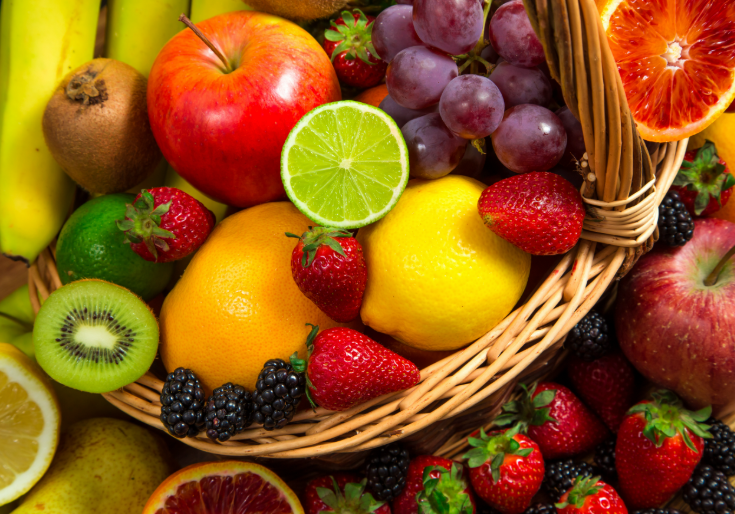
#> input picture cv/PR5/fruits.png, 735 x 514 px
$ python color.py
#> lines starting #> are read from the running program, lines starting #| are printed output that depends on the picture; after the words box and inside, x2 and y2 are one past the last pixel; in counts of white or black regions, pixels touching at a corner belong together
import cv2
import numpy as np
import matplotlib.pyplot as plt

def detect_yellow(image_path):
    # load the image
#> called with image_path = 'fruits.png'
    img = cv2.imread(image_path)
#> img is the input picture: shape (514, 735, 3); mean B, G, R 24.5, 87.9, 143.8

    # convert to HSV
    hsv_img = cv2.cvtColor(img, cv2.COLOR_BGR2HSV)
#> hsv_img: shape (514, 735, 3); mean H, S, V 34.8, 214.7, 146.6

    yellow_lower = np.array([20, 100, 100])
    yellow_upper = np.array([30, 255, 255])

    # create a mask to isolate yellow color
    mask = cv2.inRange(hsv_img, yellow_lower, yellow_upper)
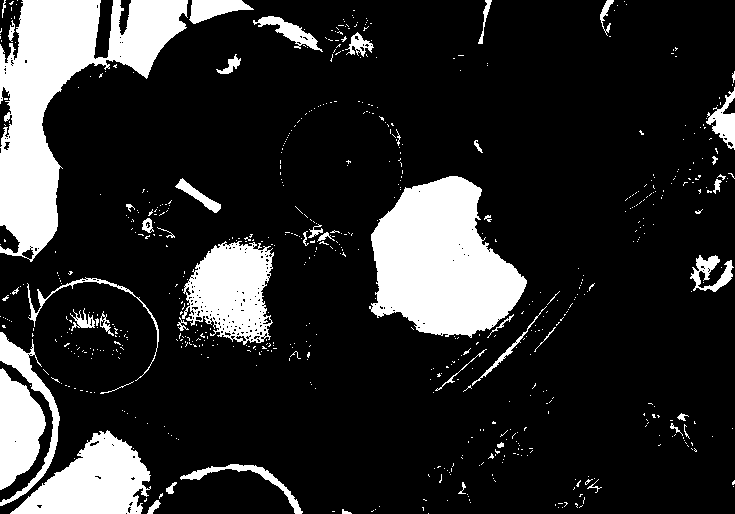
#> mask: shape (514, 735); 17% white; 666 white regions (615 under 20 px)
    # mask = cv2.inRange(hsv_img, green_lower, green_upper)

    # find contours of yellow color
    contours, _ = cv2.findContours(mask, cv2.RETR_EXTERNAL, cv2.CHAIN_APPROX_NONE)
#> contours = 666 contours, 633 with area under 20; largest, box (x1, y1, x2, y2) and area: (0, 0, 188, 262) 18534, (369, 176, 527, 338) 16663, (10, 430, 151, 514) 6484, (182, 241, 274, 345) 6437, (0, 368, 46, 490) 3565

    output_img = img.copy()

    # loop through each contour and draw bounding box
    for contour in contours:
        x,y,w,h = cv2.boundingRect(contour)
        if cv2.contourArea(contour) > 500:
            cv2.rectangle(output_img, (x,y), (x+w, y+h), (0,0,255), 3)
#> this loop made 666 passes
#> (x, y, w, h) on passes 1, 4, 5: (428, 513, 1, 1), (375, 509, 1, 1), (342, 509, 10, 5)
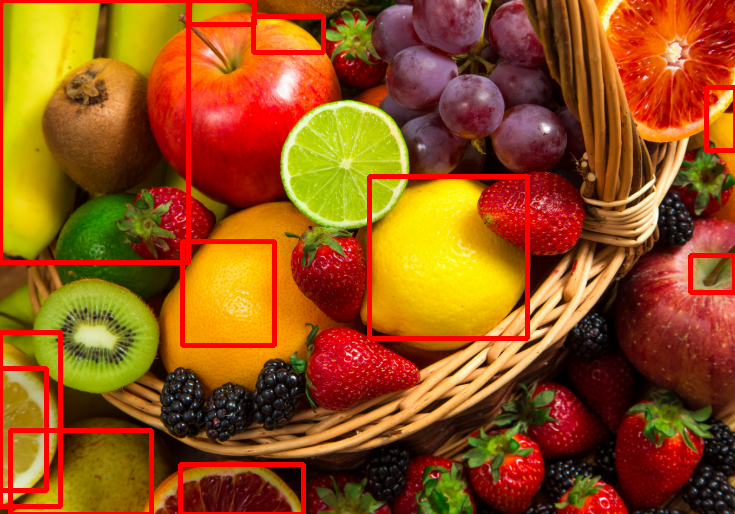
#> output_img: shape (514, 735, 3); 4.71% of pixels changed, all inside (x1, y1, x2, y2) = (0, 0, 735, 514)

    # convert image to RGB
    output_img_rgb = cv2.cvtColor(output_img, cv2.COLOR_BGR2RGB)
    #display
    plt.figure(figsize=(12,6))

    # original image
    plt.subplot(1,2,1)
    plt.imshow(cv2.cvtColor(img, cv2.COLOR_BGR2RGB))
    plt.title("Original Image")
    plt.axis('off')
    # processed image
    plt.subplot(1,2,2)
    plt.imshow(output_img_rgb)
    plt.title("Yellow color detection on Image")
    plt.axis('off')
    plt.show()
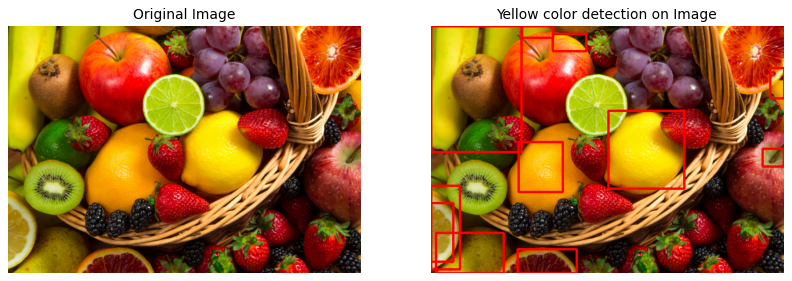
#> figure drawn by matplotlib, 2 panels

    return output_img

image_path = 'fruits.png'
output_image = detect_yellow(image_path)
